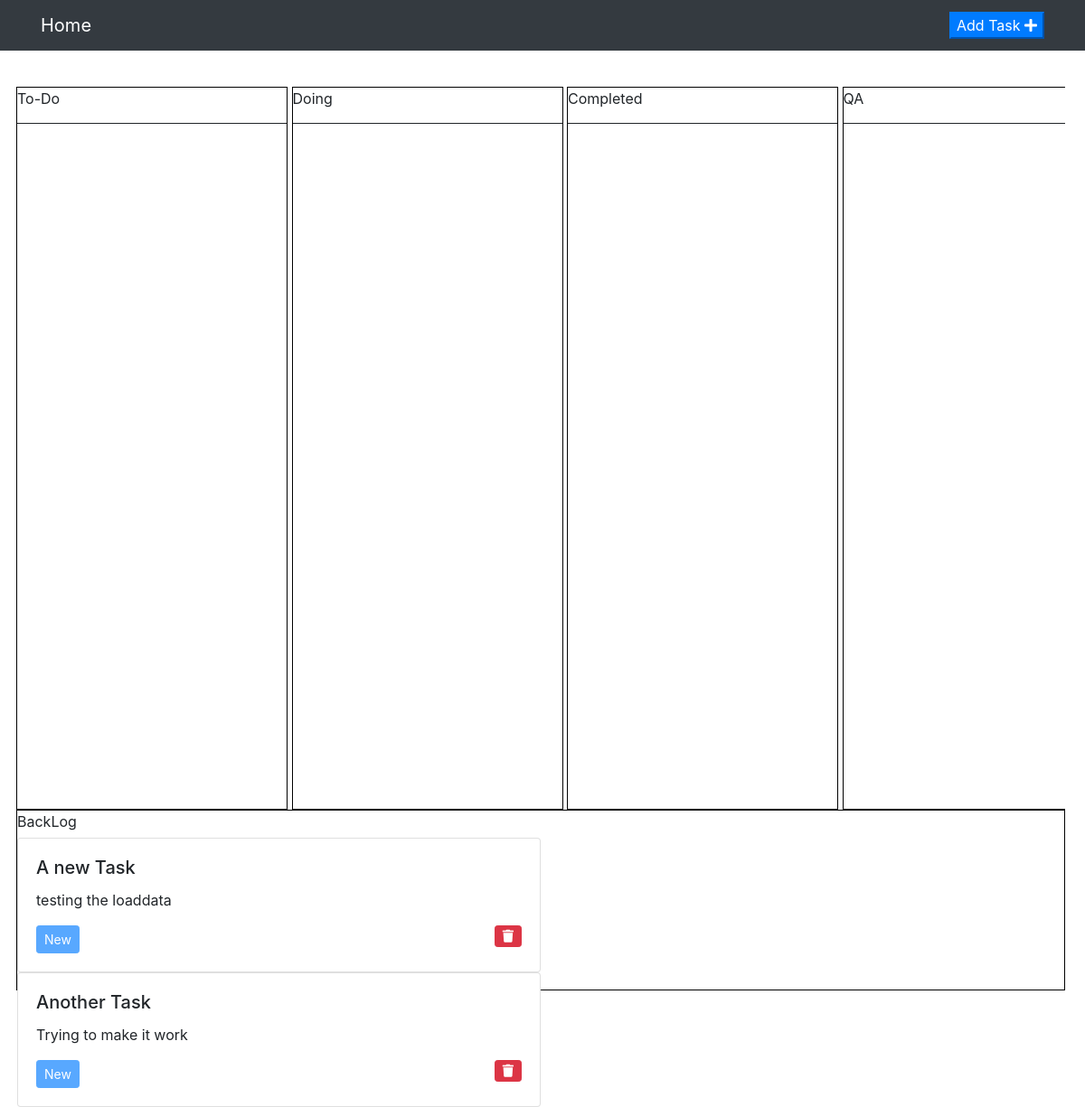
Before: /task/ with the older database file.
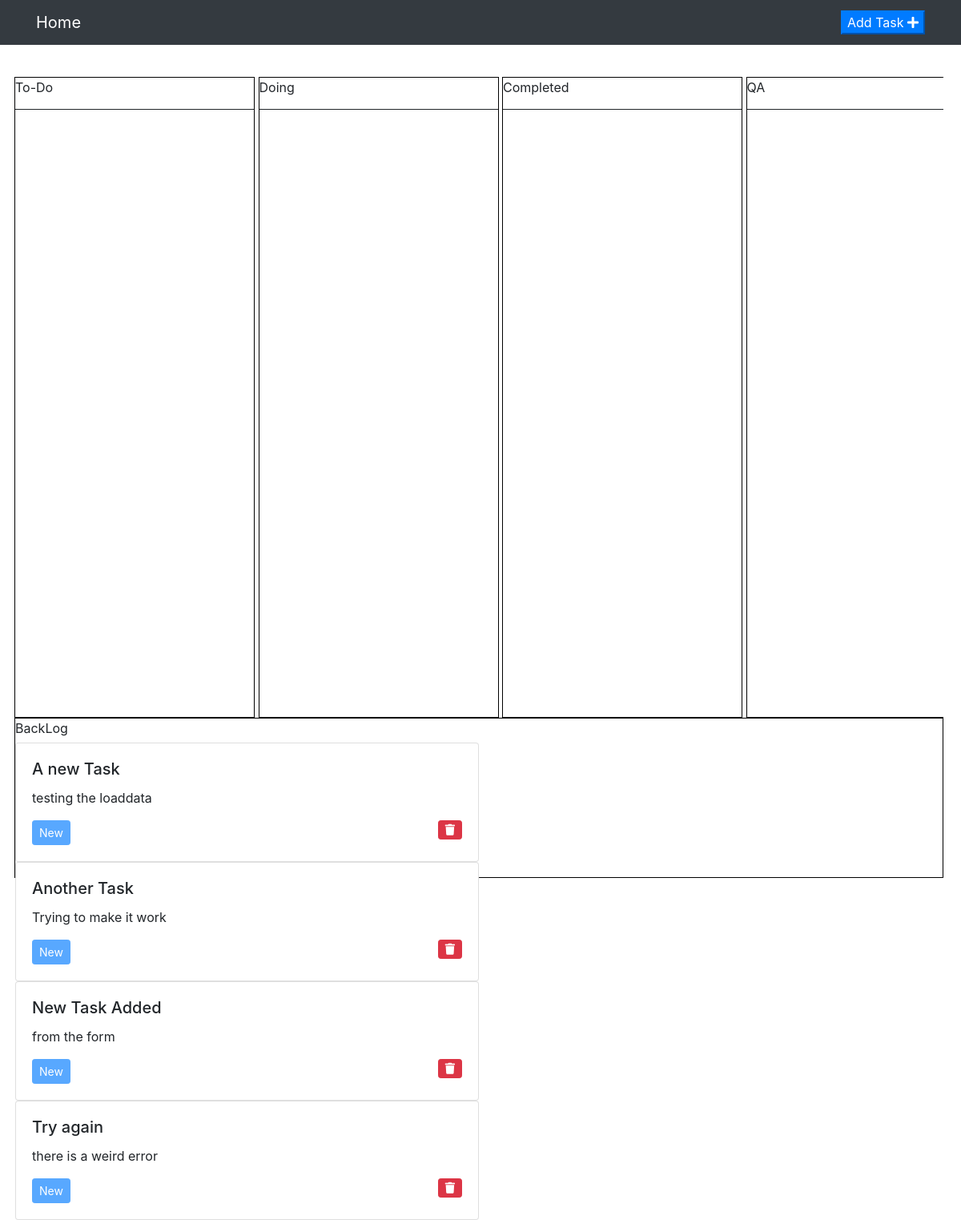
After: the same page with the newer database file.
### task/models.py (models this page shows, shortened)
class Task(models.Model):
    Title = models.CharField(max_length=250)
    Description = models.TextField(max_length=10000)
    Status = models.CharField(max_length=7, default='New')
    def __str__(self):
        return self.Title

### task/views.py (the view)
def index(request):
    template = loader.get_template('task/task_list.html')
    allTasks = Task.objects.all()
    context = {
        'allTasks': allTasks
    }
    return HttpResponse(template.render(context, request))

### templates/task/task_list.html (shortened to what this page needs)
{% extends "task/index.html" %}
{% load static %}
{% block task_list %}
    <div class="row">
        {% for task in allTasks %}
            <div class="card w-50" id="card-{{ task.pk }}">
                <div class="card-body">
                    <h5 class="card-title">{{ task }}</h5>
                    <p class="card-text">{{ task.Description }}</p>
                    <a href="#" class="btn btn-sm btn-primary disabled">{{ task.Status }}</a>
                    <a href="{% url 'task:task-delete' task.pk %} " class="btn btn-sm btn-danger float-right"><i
                            class="fas fa-trash"></i></a>
                </div>
            </div>
        {% endfor %}
    </div>
{% endblock %}

Changed rows visible on the page:
added Task: Title "New Task Added", Description "from the form", Status "New"
added Task: Title "Try again", Description "there is a weird error", Status "New"
